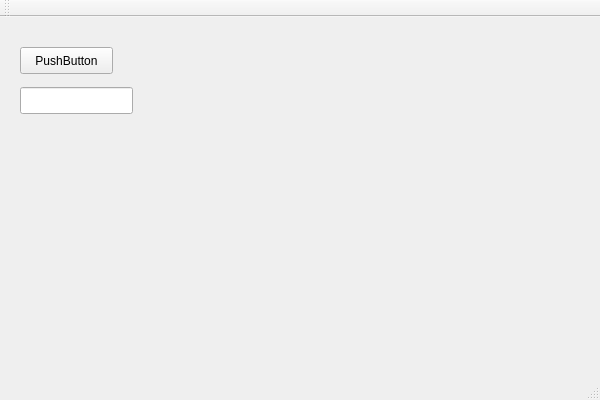
<?xml version="1.0" encoding="UTF-8"?>
<ui version="4.0">
 <class>MainWindow</class>
 <widget class="QMainWindow" name="MainWindow">
  <property name="geometry">
   <rect>
    <x>0</x>
    <y>0</y>
    <width>600</width>
    <height>400</height>
   </rect>
  </property>
  <property name="windowTitle">
   <string>MainWindow</string>
  </property>
  <widget class="QWidget" name="centralWidget">
   <widget class="QPushButton" name="pushButton">
    <property name="geometry">
     <rect>
      <x>20</x>
      <y>30</y>
      <width>93</width>
      <height>27</height>
     </rect>
    </property>
    <property name="text">
     <string>PushButton</string>
    </property>
   </widget>
   <widget class="QLineEdit" name="lineEdit">
    <property name="geometry">
     <rect>
      <x>20</x>
      <y>70</y>
      <width>113</width>
      <height>27</height>
     </rect>
    </property>
   </widget>
  </widget>
  <widget class="QMenuBar" name="menuBar">
   <property name="geometry">
    <rect>
     <x>0</x>
     <y>0</y>
     <width>600</width>
     <height>24</height>
    </rect>
   </property>
  </widget>
  <widget class="QToolBar" name="mainToolBar">
   <attribute name="toolBarArea">
    <enum>TopToolBarArea</enum>
   </attribute>
   <attribute name="toolBarBreak">
    <bool>false</bool>
   </attribute>
  </widget>
  <widget class="QStatusBar" name="statusBar"/>
 </widget>
 <layoutdefault spacing="6" margin="11"/>
 <resources/>
 <connections>
  <connection>
   <sender>pushButton</sender>
   <signal>clicked()</signal>
   <receiver>MainWindow</receiver>
   <slot>slot_pbutton()</slot>
   <hints>
    <hint type="sourcelabel">
     <x>74</x>
     <y>77</y>
    </hint>
    <hint type="destinationlabel">
     <x>310</x>
     <y>90</y>
    </hint>
   </hints>
  </connection>
 </connections>
 <slots>
  <slot>slot_pbutton()</slot>
 </slots>
</ui>
